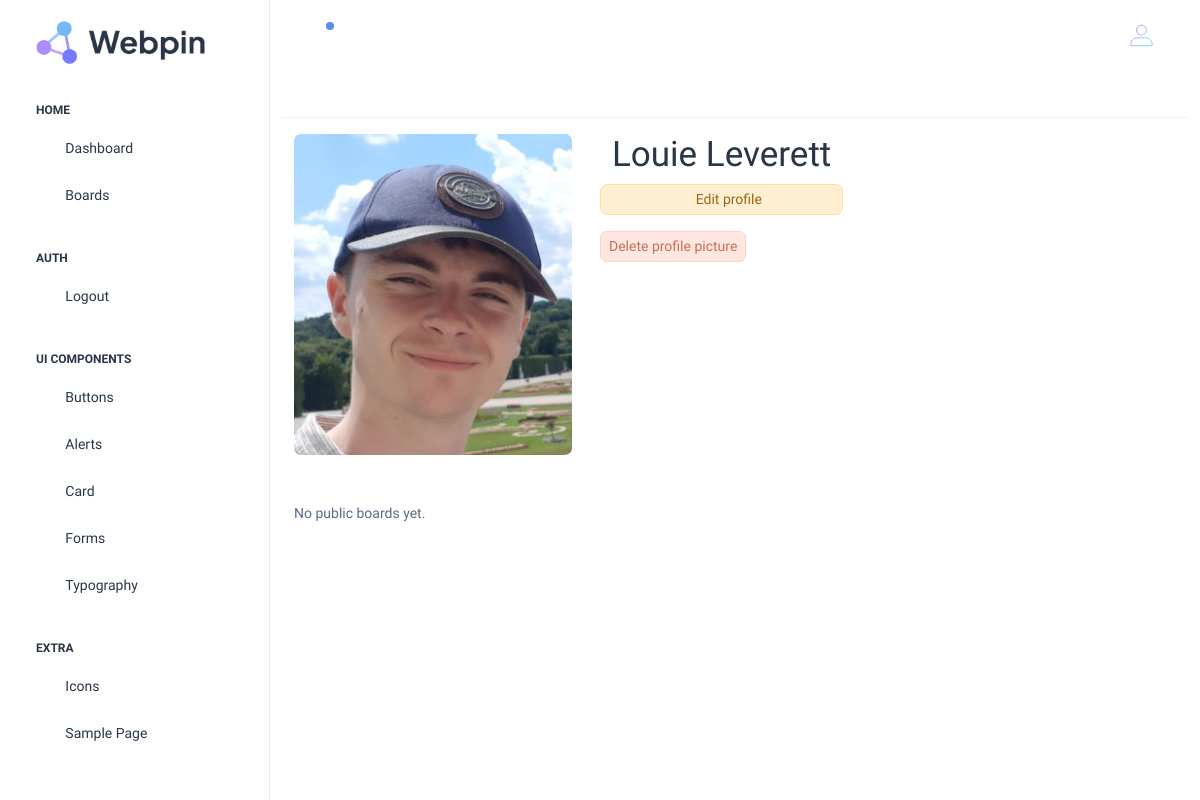
/user_profile (signed in), run on the app's committed database.
### UserProfile/models.py (models this page shows, shortened)
class UserProfileModel(models.Model):
    name = models.CharField(max_length=100)
    profile_picture = models.ImageField(upload_to='UserProfile/profile_pictures/')
    account = models.ForeignKey(settings.AUTH_USER_MODEL, on_delete=models.CASCADE)

### UserProfile/views.py (the view, shortened to what this page needs)
# urls.py: path('', views.user_profile, name='user_profile'),
def user_profile(request):
    context = {}
    try:
        profile = UserProfileModel.objects.get(account=request.user.id)
        context['profile'] = profile
    except UserProfileModel.DoesNotExist:
        profile = UserProfileModel.objects.create(account=request.user)
        context['profile'] = profile
    public_boards = Board.objects.filter(author=request.user, public=True)
    context['public_boards'] = public_boards
    if not public_boards.exists():
        context['no_public_boards'] = True
    if request.method == 'POST' and 'remove_profile_picture' in request.POST:
        profile.profile_picture = None
        profile.save()
    return render(request, 'UserProfile/user_profile.html', context)

### UserProfile/templates/UserProfile/user_profile.html (shortened to what this page needs)
{% extends 'dashboardhome/template.html' %}
{% block content %}
{% load static %}
    <div class="row mb-3 py-3 border-bottom">
    </div>
    <div class="row mb-5">
        <div class="col-lg-4 me-3">
            {% if profile.profile_picture %}
                <img style="height: 100%; width: 100%" class="rounded overflow-hidden" src="{{profile.profile_picture.url}}" alt="profile">
            {% else %}
                <img style="height: 100%; width: 100%" src="https://images.unsplash.com/photo-1484069560501-87d72b0c3669?ixlib=rb-4.0.3&ixid=M3wxMjA3fDB8MHxwaG90by1wYWdlfHx8fGVufDB8fHx8fA%3D%3D&auto=format&fit=crop&w=1770&q=80" alt="unknown image">
            {% endif %}
        </div>
        <div class="col-auto align-bottom">
            <div class="row">
                <h1>{% if profile %}{{profile.name}}{% else %} No profile name yet.{% endif %}</h1>
            </div>
            <div class="row">
                <a class="alert alert-warning p-1 px-2 text-center" type="button" data-bs-toggle="modal" data-bs-target="#EditProfile"><i class="ti ti-edit"></i> Edit profile</a>
            </div>
            {% if profile.profile_picture %}
            <div class="row">
                <form method=POST class="m-0 p-0">
                    <input class="alert alert-danger p-1 px-2 text-center" type="submit" data-bs-toggle="modal" name="remove_profile_picture" value="Delete profile picture">
                </form>
            </div>
            {% endif %}
        </div>
    </div>
    <div class="row">
        {% if no_public_boards %} <p> No public boards yet. </p> {% else %} <p>Public Boards</p> {% endif %}
    </div>
{% endblock %}

### data on the page
UserProfileModel: profile_picture (picture), name "Louie Leverett"
